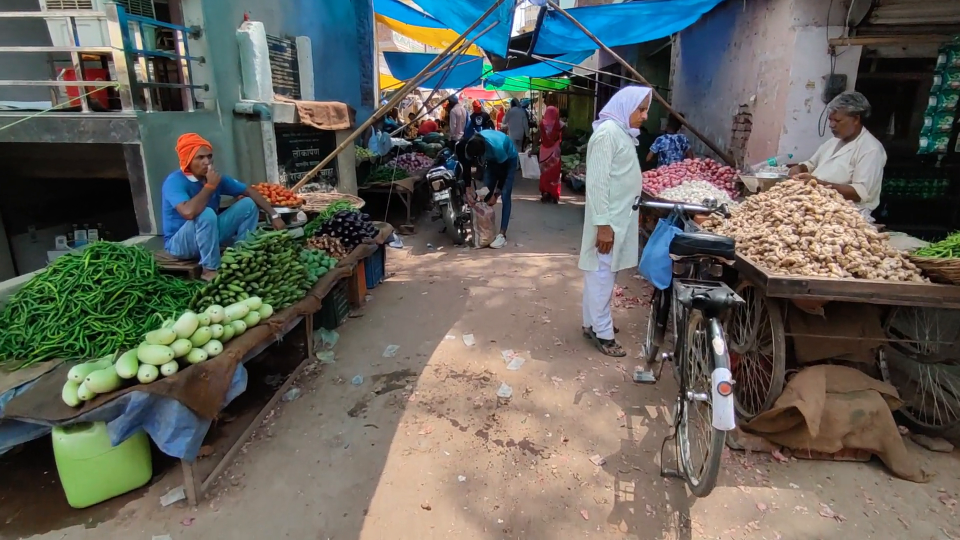
#> input picture submission/assets/market-frame.png, 1920 x 1080 px (shown at 1/2 size)
$ python -i render_final_cut.py   (imports and definitions only)
#> lines starting #> are read from the running program, lines starting #| are printed output that depends on the picture
#> in photo_background, src is the input picture: PIL image 1920x1080 RGB; mean R, G, B 98.6, 98.3, 91.8
"""Render the full demo film: motion-graphics teaser (~35 s) -> app walkthrough -> closing.

Structure mirrors a start-up teaser: a brand moment, the problem told through
pictures (stock photos plus two drawn problem mocks), an RBI scale bridge, then
the working prototype screens, then a closing card. ~2:12 at 1920x1080/24 fps.
"""

from __future__ import annotations

import subprocess
import sys
from pathlib import Path

sys.path.insert(0, str(Path(__file__).parent / ".video-deps"))

from PIL import Image, ImageDraw, ImageFilter, ImageFont
import imageio_ffmpeg


ROOT = Path(__file__).parent
ASSETS = ROOT / "assets"
WORK = ROOT / ".render" / "final-cut"
OUT = ROOT / "Bank-Raasta-demo-final.mp4"
REUSE_SCENES = "--reuse-scenes" in sys.argv
VIDEO = ASSETS / "market-video.mp4"
MARKET_STILL = ASSETS / "market-frame.png"
QR_STILL = ASSETS / "qr-payment-closeup.jpg"
SHOP_STILL = ASSETS / "shop-counter.jpg"
PERSON_PHONE = ASSETS / "person-phone-1.jpg"   # man looking at his phone, over the shoulder
PERSON_WAIT = ASSETS / "person-phone-3.jpg"    # elderly man holding his phone, waiting
OVERVIEW = ASSETS / "app-overview.png"
DETAILS = ASSETS / "app-details.png"
SUMMARY = ASSETS / "app-summary.png"
# [1 line that did not run here, left out]
W, H, FPS = 1920, 1080, 24
FONT = r"C:\Windows\Fonts\segoeui.ttf"
FONT_BOLD = r"C:\Windows\Fonts\segoeuib.ttf"

NAVY = (14, 28, 47)
BLUE = (73, 142, 226)
MINT = (119, 205, 163)
RED = (233, 87, 86)
WHITE = (250, 252, 255)
MUTED = (180, 198, 219)


def font(size: int, bold: bool = False) -> ImageFont.FreeTypeFont:
    return ImageFont.truetype(FONT_BOLD if bold else FONT, size)


def run(cmd: list[str]) -> None:
    subprocess.run(cmd, check=True)


def cover(image: Image.Image, size: tuple[int, int]) -> Image.Image:
#> called with size = (1920, 1080)
    image = image.convert("RGB")
    target_w, target_h = size
    scale = max(target_w / image.width, target_h / image.height)
#> scale = 1
    rw, rh = round(image.width * scale), round(image.height * scale)
#> rw = 1920; rh = 1080
    image = image.resize((rw, rh), Image.Resampling.LANCZOS)
    left = (rw - target_w) // 2
#> left = 0
    top = (rh - target_h) // 2
#> top = 0
    return image.crop((left, top, left + target_w, top + target_h))


# [37 lines left out: functions wrap, paragraph, rounded_panel, rounded_image, not called in this run]


def shadow(img: Image.Image, box: tuple[int, int, int, int], radius=26, blur=24, alpha=115) -> None:
    layer = Image.new("RGBA", img.size, (0, 0, 0, alpha))
    img.alpha_composite(layer.filter(ImageFilter.GaussianBlur(blur)))


def photo_background(path: Path, dark=0.30, band: tuple[int, int, int, int] | None = None) -> Image.Image:
    src = Image.open(path)
    if band:
        src = src.crop(band)
    img = cover(src, (W, H)).convert("RGBA")
    shade = Image.new("RGBA", img.size, (8, 18, 30, int(dark * 255)))
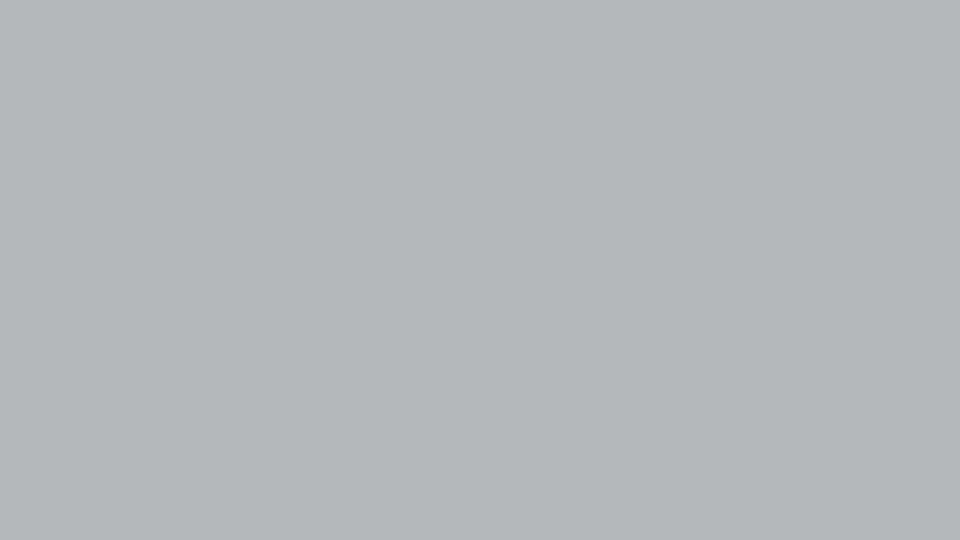
#> shade: PIL image 1920x1080 RGBA (shown at 1/2 size); mean R, G, B, A 8, 18, 30, 76; transparent parts drawn white
    img.alpha_composite(shade)
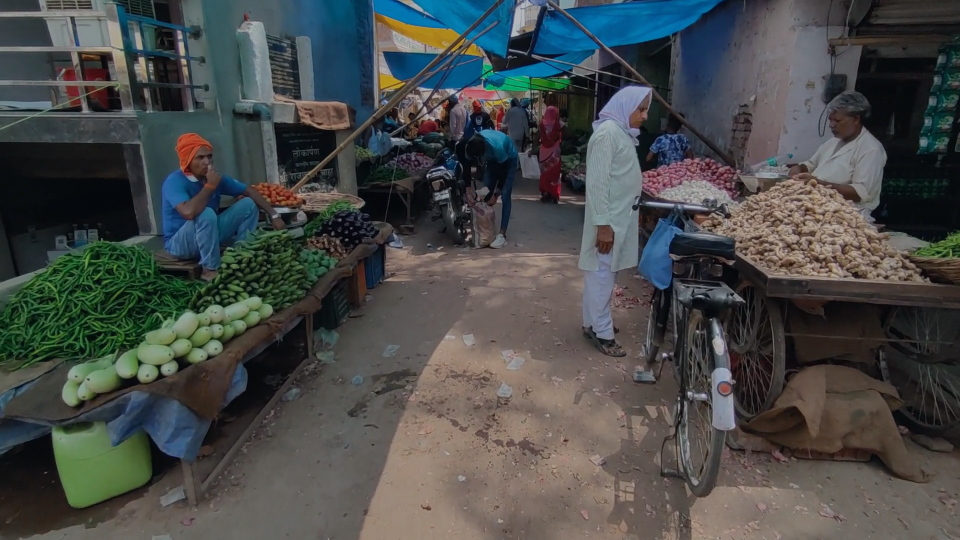
#> img: PIL image 1920x1080 RGBA (shown at 1/2 size); mean R, G, B, A 71.6, 74.4, 73.4, 255
    return img


def numbered(prefix: str) -> Path:
    return WORK / f"{prefix}-{len(list(WORK.glob(f'{prefix}-*.png'))):02d}.png"


# [308 lines left out: functions subtitle_pill, route_glyph, vignette, make_logo_scene, make_problem_phone, make_problem_shop and 3 more, not called in this run]


def stamp(img: Image.Image, text: str = "ILLUSTRATIVE SCENARIO · STOCK PHOTO") -> None:
    d = ImageDraw.Draw(img)
    d.text((W - 570, 36), text, font=font(15, True), fill=(245, 247, 250, 220))


# [128 lines left out: functions caption_overlay, encode_footage, encode_still, brand_rail, make_full_ui, make_focus_ui and 2 more, not called in this run]


SCENES_BUILDERS = [
    # (image/scene builder or footage tuple, duration, zoom?)
    ("logo", 4.0, False),
    ("phone", 6.0, True),
    ("shop", 5.0, True),
    ("wait", 6.0, True),
    ("stat", 7.5, True),
    ("bridge", 5.0, True),
    ("ui1", 12.0, True),
    ("ui2", 10.0, True),
    ("ui3", 12.0, True),
    ("ui4", 11.0, True),
    ("ui5", 13.0, True),
    ("ui6", 9.0, True),
    ("ui7", 12.0, True),
    ("ui8", 9.0, True),
    ("ui9", 11.0, True),
    ("closing", 9.0, True),
]


# [116 lines left out: function main, not called in this run]


# [2 lines not run here, left out]

>>> result = photo_background('assets/market-frame.png')
